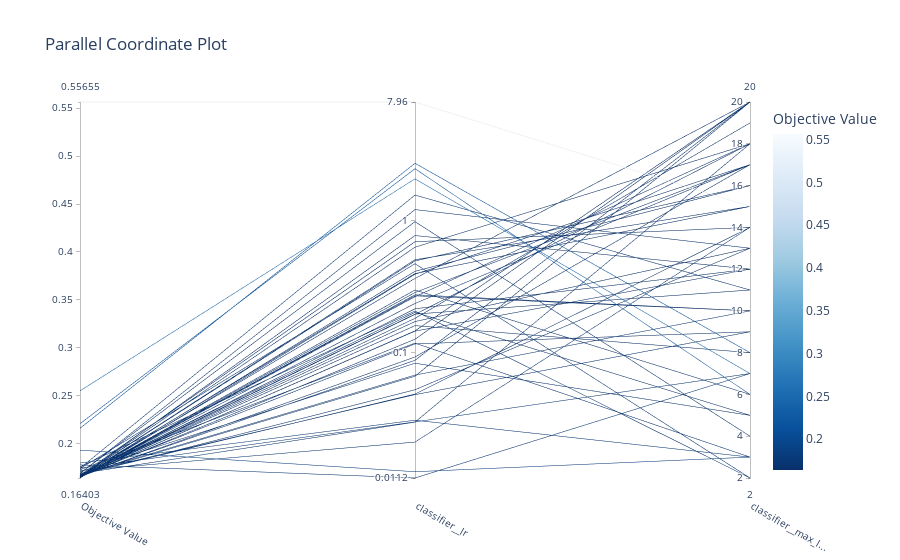

The notebook cell this image was saved under:
### Code cell
plot_parallel_coordinate(study)
